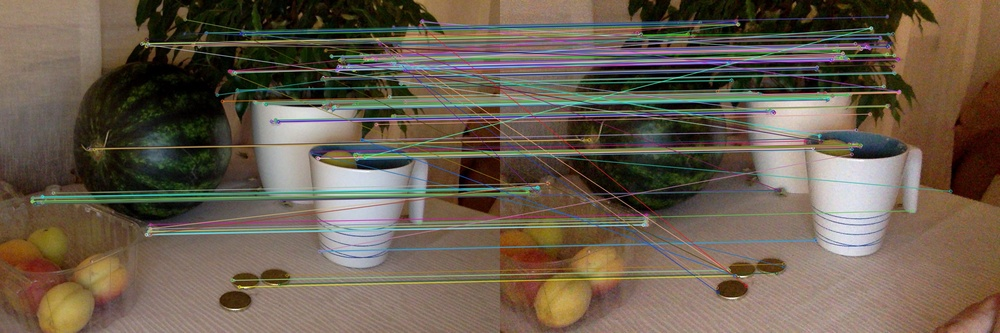
#> input picture Image-Stacking/match.jpg, 1000 x 333 px, shrunk from 2160 x 720 before the run, given in place of the camera
$ python HSV_finder.py
#> lines starting #> are read from the running program, lines starting #| are printed output that depends on the picture; after the words box and inside, x2 and y2 are one past the last pixel; in counts of white or black regions, pixels touching at a corner belong together
import cv2
import numpy as np

#test git hub


cap = cv2.VideoCapture(0)

def nothing(x):
    pass
# Creating a window for later use
cv2.namedWindow('result')

# Starting with 100's to prevent error while masking
h,s,v = 100,100,100

# Creating track bar
cv2.createTrackbar('h', 'result',0,179,nothing)
#> slider 'h' is set to 59
cv2.createTrackbar('s', 'result',0,255,nothing)
#> slider 's' is set to 85
cv2.createTrackbar('v', 'result',0,255,nothing)
#> slider 'v' is set to 85

while(1):

    _, frame = cap.read()
#> frame is the input picture: shape (333, 1000, 3); mean B, G, R 78, 92.9, 105.6
    frame=cv2.flip(frame,1)
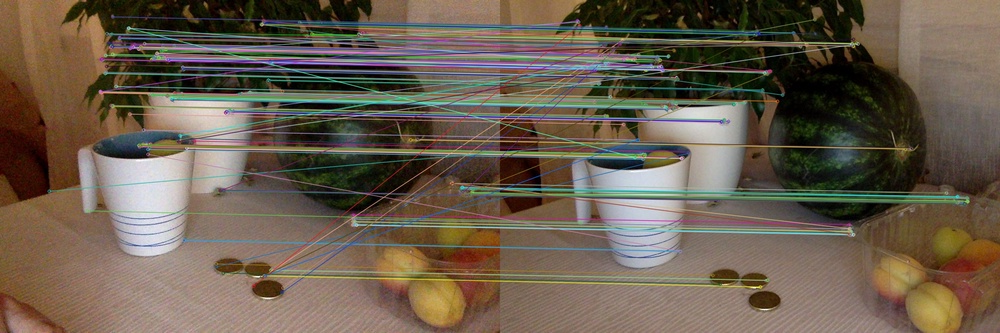
#> frame: shape (333, 1000, 3); mean B, G, R 78, 92.9, 105.6

    #converting to HSV
    hsv = cv2.cvtColor(frame,cv2.COLOR_BGR2HSV)
#> hsv: shape (333, 1000, 3); mean H, S, V 36.6, 103.3, 110.6

    # get info from track bar and appy to result
    h = cv2.getTrackbarPos('h','result')
    s = cv2.getTrackbarPos('s','result')
    v = cv2.getTrackbarPos('v','result')

    # Normal masking algorithm
    lower_blue = np.array([h,s,v])
    upper_blue = np.array([180,255,255])

    mask = cv2.inRange(hsv,lower_blue, upper_blue)
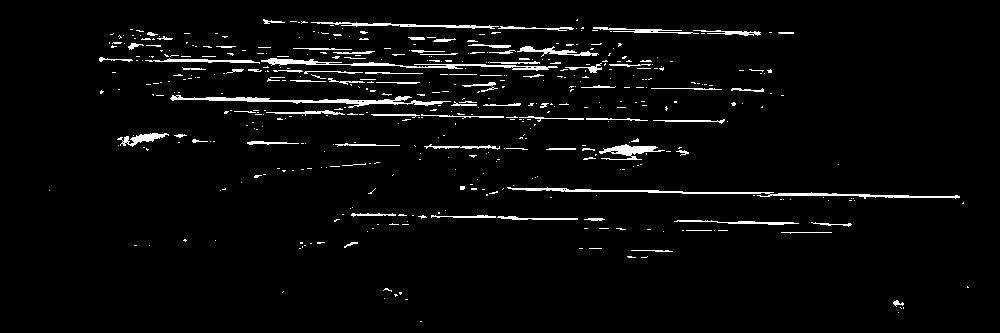
#> mask: shape (333, 1000); 3.5% white in thin lines or dots, all inside (x1, y1, x2, y2) = (49, 19, 969, 322)

    result = cv2.bitwise_and(frame,frame,mask = mask)
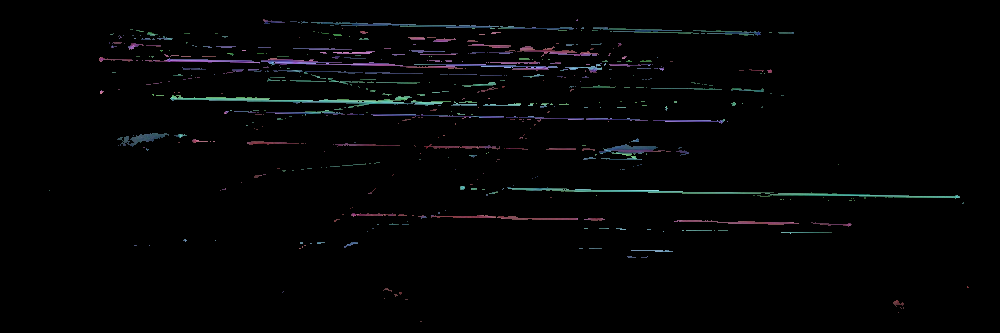
#> result: shape (333, 1000, 3); mean B, G, R 4.1, 3.5, 3.2

    cv2.imshow('result',result)

    k = cv2.waitKey(5) & 0xFF
#> (key Esc is pressed here)
    if k == 27:
        break

cap.release()

cv2.destroyAllWindows()

print("Min HSV values are ")
print(h,s,v)
